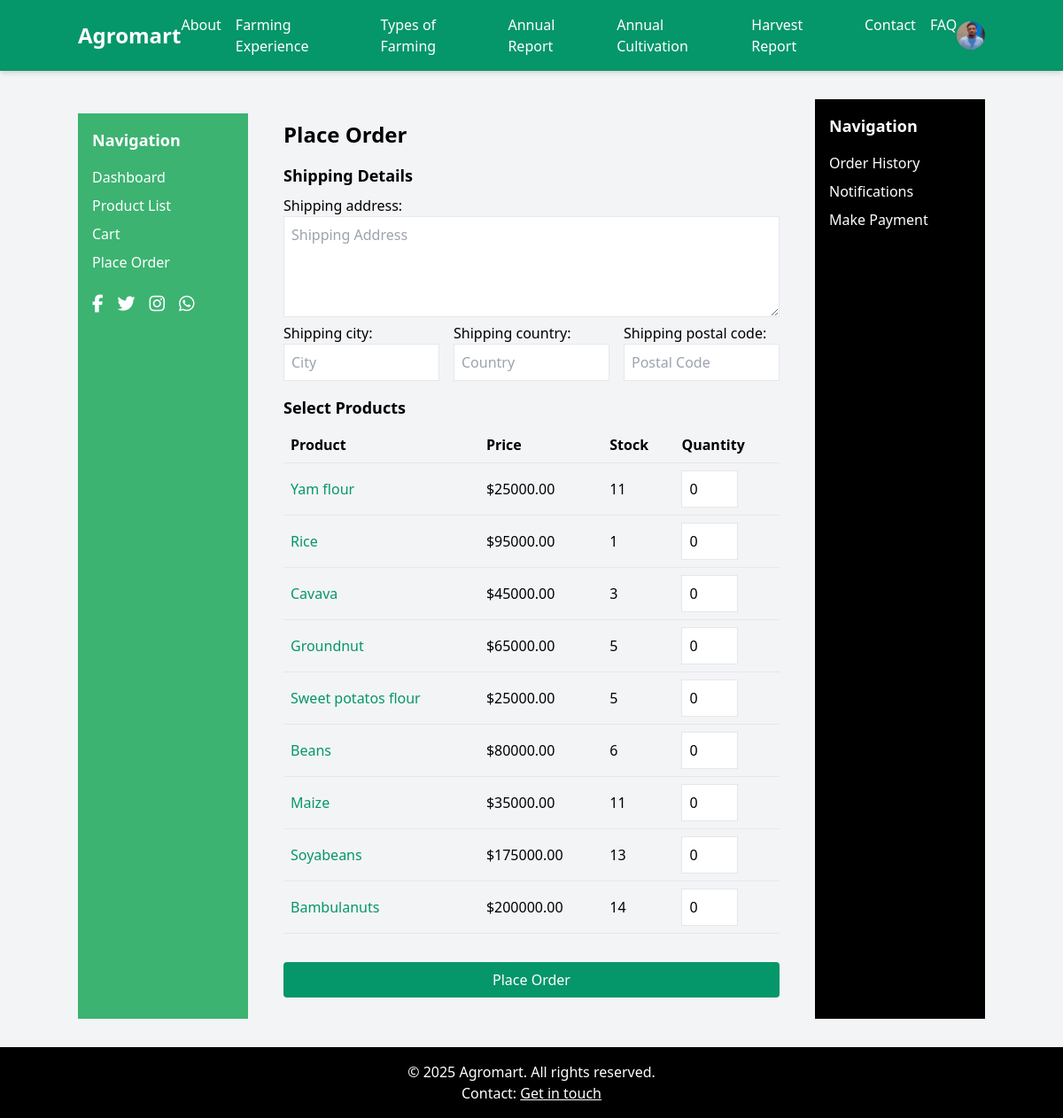
/order/ (signed in), run on the app's committed database.
### store/models.py (models this page shows, shortened)
class UserProfile(models.Model):
    user = models.OneToOneField(User, on_delete=models.CASCADE)
    phone = models.CharField(max_length=20, blank=True)
    address = models.TextField(blank=True)
    city = models.CharField(max_length=100, blank=True)
    country = models.CharField(max_length=100, blank=True)
    postal_code = models.CharField(max_length=20, blank=True)
    profile_picture = models.ImageField(upload_to='profiles/', null=True, blank=True)
    is_verified = models.BooleanField(default=False)
    preferred_currency = models.CharField(max_length=3, default='USD')
    bio = models.TextField(blank=True, null=True)
    created_at = models.DateTimeField(auto_now_add=True)

class Product(models.Model):
    category = models.ForeignKey(Category, on_delete=models.SET_NULL, null=True, related_name='products')
    name = models.CharField(max_length=200)
    description = models.TextField()
    price = models.DecimalField(max_digits=10, decimal_places=2, default=Decimal('0.00'))
    stock = models.PositiveIntegerField()
    image = models.ImageField(upload_to='products/', null=True, blank=True)
    weight = models.DecimalField(max_digits=10, decimal_places=2, null=True, blank=True)
    is_active = models.BooleanField(default=True)
    created_at = models.DateTimeField(auto_now_add=True)
    updated_at = models.DateTimeField(auto_now=True)
    class Meta:
        indexes = [
            models.Index(fields=['name', 'category']),
        ]

### store/views.py (the view, shortened to what this page needs)
# urls.py: path('order/', OrderCreateView.as_view(), name='order_create'),
class OrderCreateView(LoginRequiredMixin, FormView):
    template_name = 'store/order.html'
    form_class = OrderForm
    success_url = reverse_lazy('payment')
    def get_context_data(self, **kwargs):
        context = super().get_context_data(**kwargs)
        context['products'] = Product.objects.filter(is_active=True).select_related('category')
        return context

### store/forms.py (shortened to what this page needs)
class OrderForm(forms.ModelForm):
    class Meta:
        model = Order
        fields = ['shipping_address', 'shipping_city', 'shipping_country', 'shipping_postal_code']
        widgets = {
            'shipping_address': forms.Textarea(attrs={'class': 'border p-2 w-full', 'rows': 4, 'placeholder': 'Shipping Address'}),
            'shipping_city': forms.TextInput(attrs={'class': 'border p-2 w-full', 'placeholder': 'City'}),
            'shipping_country': forms.TextInput(attrs={'class': 'border p-2 w-full', 'placeholder': 'Country'}),
            'shipping_postal_code': forms.TextInput(attrs={'class': 'border p-2 w-full', 'placeholder': 'Postal Code'}),
        }
    def __init__(self, *args, **kwargs):
        self.user = kwargs.pop('user', None)
        super().__init__(*args, **kwargs)

### store/templates/store/order.html (shortened to what this page needs)
{% extends 'store/base.html' %}
{% load static %}
{% block content %}
<div class="card max-w-4xl mx-auto p-6">
    <h2 class="text-2xl font-semibold mb-4">Place Order</h2>
    <form method="post" class="space-y-4">
        <div class="mb-4">
            <h3 class="text-lg font-semibold mb-2">Shipping Details</h3>
            {{ form.shipping_address.label_tag }}
            {{ form.shipping_address }}
            <div class="flex space-x-4">
                <div class="w-1/3">
                    {{ form.shipping_city.label_tag }}
                    {{ form.shipping_city }}
                </div>
                <div class="w-1/3">
                    {{ form.shipping_country.label_tag }}
                    {{ form.shipping_country }}
                </div>
                <div class="w-1/3">
                    {{ form.shipping_postal_code.label_tag }}
                    {{ form.shipping_postal_code }}
                </div>
            </div>
        </div>
        <div class="mb-4">
            <h3 class="text-lg font-semibold mb-2">Select Products</h3>
            <table class="w-full mb-4 border-collapse">
                <thead>
                    <tr class="border-b bg-gray-100">
                        <th class="p-2 text-left">Product</th>
                        <th class="p-2 text-left">Price</th>
                        <th class="p-2 text-left">Stock</th>
                        <th class="p-2 text-left">Quantity</th>
                    </tr>
                </thead>
                <tbody>
                    {% for product in products %}
                        <tr class="border-b">
                            <td class="p-2">
                                <a href="{% url 'product_detail' pk=product.pk %}" class="text-green-600 hover:underline">{{ product.name }}</a>
                            </td>
                            <td class="p-2">${{ product.price|floatformat:2 }}</td>
                            <td class="p-2">{{ product.stock }}</td>
                            <td class="p-2">
                                <input type="number" name="quantity_{{ product.pk }}" min="0" max="{{ product.stock }}" value="0" class="border p-2 w-16">
                            </td>
                        </tr>
                    {% empty %}
                        <tr>
                            <td colspan="4" class="p-2 text-center">No products available.</td>
                        </tr>
                    {% endfor %}
                </tbody>
            </table>
        </div>
        <button type="submit" class="btn btn-primary w-full bg-green-600 hover:bg-green-700 text-white py-2 rounded">Place Order</button>
    </form>
</div>
{% endblock %}

### store/templates/store/base.html (shortened to what this page needs)
{% load static %}
<!DOCTYPE html>
<html lang="en">
<head>
    <link href="https://cdn.jsdelivr.net/npm/tailwindcss@2.2.19/dist/tailwind.min.css" rel="stylesheet">
    <link href="https://cdnjs.cloudflare.com/ajax/libs/font-awesome/6.4.2/css/all.min.css" rel="stylesheet">
    <link href="{% static 'css/styles.css' %}" rel="stylesheet">
</head>
<body class="bg-gray-100 font-sans flex flex-col min-h-screen">
    <nav class="bg-green-600 text-white p-4 shadow-md">
        <div class="container mx-auto flex items-center justify-between">
            <a href="{% url 'user_dashboard' %}" class="text-2xl font-bold">Agromart</a>
            <div class="flex space-x-4">
                <a href="{% url 'static_page' page='about' %}" class="hover:text-green-200">About</a>
                <a href="{% url 'static_page' page='farming_experience' %}" class="hover:text-green-200">Farming Experience</a>
                <a href="{% url 'static_page' page='types_of_farming' %}" class="hover:text-green-200">Types of Farming</a>
                <a href="{% url 'static_page' page='annual_report' %}" class="hover:text-green-200">Annual Report</a>
                <a href="{% url 'static_page' page='annual_cultivation' %}" class="hover:text-green-200">Annual Cultivation</a>
                <a href="{% url 'static_page' page='harvest_report' %}" class="hover:text-green-200">Harvest Report</a>
                <a href="{% url 'static_page' page='contact' %}" class="hover:text-green-200">Contact</a>
                <a href="{% url 'static_page' page='faq' %}" class="hover:text-green-200">FAQ</a>
            </div>
            <div class="relative group">
                {% if user.is_authenticated %}
                    <a href="{% url 'user_profile' %}">
                        {% if user.userprofile.profile_picture %}
                            <img src="{{ user.userprofile.profile_picture.url }}" alt="Profile" class="w-8 h-8 rounded-full">
                        {% else %}
                            <img src="{% static 'images/default_profile.png' %}" alt="Profile" class="w-8 h-8 rounded-full">
                        {% endif %}
                    </a>
                {% else %}
                    <a href="{% url 'login' %}" class="hover:text-green-200">Login</a>
                    <a href="{% url 'register' %}" class="hover:text-green-200 ml-2">Register</a>
                {% endif %}
            </div>
        </div>
    </nav>
    <div class="flex flex-1 container mx-auto my-8">
        <aside class="left-panel min-w-[200px] w-48 p-4 mt-4">
            <h3 class="text-lg font-semibold mb-4 text-white">Navigation</h3>
            <ul class="space-y-2">
                <li><a href="{% url 'user_dashboard' %}" class="text-white hover:underline">Dashboard</a></li>
                <li><a href="{% url 'product_list' %}" class="text-white hover:underline">Product List</a></li>
                <li><a href="{% url 'cart' %}" class="text-white hover:underline">Cart {% if user.is_authenticated and cart_items > 0 %}({{ cart_items }}){% endif %}</a></li>
                <li><a href="{% url 'order_create' %}" class="text-white hover:underline">Place Order</a></li>
            </ul>
            <div class="mt-6 flex space-x-4 social-icons">
                <a href="#" class="text-white hover:text-gray-200"><i class="fab fa-facebook-f text-xl"></i></a>
                <a href="#" class="text-white hover:text-gray-200"><i class="fab fa-twitter text-xl"></i></a>
                <a href="#" class="text-white hover:text-gray-200"><i class="fab fa-instagram text-xl"></i></a>
                <a href="#" class="text-white hover:text-gray-200"><i class="fab fa-whatsapp text-xl"></i></a>
            </div>
        </aside>
        <main class="flex-1 mx-4 overflow-y-auto max-h-screen">
            {% block content %}
            {% endblock %}
        </main>
        <aside class="right-panel min-w-[200px] w-48 p-4">
            <h3 class="text-lg font-semibold mb-4 text-white">Navigation</h3>
            <ul class="space-y-2">
                <li><a href="{% url 'order_history' %}" class="text-white hover:underline">Order History</a></li>
                <li><a href="{% url 'notifications' %}" class="text-white hover:underline">Notifications {% if user.is_authenticated and notifications.count > 0 %}({{ notifications.count }}){% endif %}</a></li>
                {% if user.is_authenticated %}
                    <li><a href="{% url 'payment' %}" class="text-white hover:underline">Make Payment</a></li>
                {% else %}
                    <li><a href="{% url 'login' %}" class="text-white hover:underline">Login</a></li>
                    <li><a href="{% url 'register' %}" class="text-white hover:underline">Register</a></li>
                {% endif %}
            </ul>
        </aside>
    </div>
    <footer class="bg-black text-white p-4 mt-auto w-full">
        <div class="container mx-auto text-center">
            <p>&copy; {% now "Y" %} Agromart. All rights reserved.</p>
            <p>Contact: <a href="{% url 'static_page' page='contact' %}" class="underline hover:text-green-200">Get in touch</a></p>
        </div>
    </footer>
</body>
</html>

### store/static/css/styles.css (style rules this page uses)
body { font-family: 'Arial', sans-serif; }
.btn { @apply px-4 py-2 rounded transition-colors; }
.btn-primary { @apply bg-green-500 text-white hover:bg-green-700; }
.card { @apply bg-white rounded-lg shadow-md p-4; }
html body div.container aside.left-panel { background-color: #3CB371 !important; @apply rounded-xl shadow-xl min-h-[200px]; }
html body div.container aside.right-panel { background-color: #000000 !important; @apply rounded-xl shadow-xl min-h-[200px]; }
.left-panel ul li a, .right-panel ul li a { @apply block bg-slate-500 text-white py-2 px-3 rounded-md hover:bg-slate-600 transition-colors; }
.left-panel h3, .right-panel h3, .right-panel li.text-sm { @apply text-white; }
.left-panel .social-icons a { @apply text-white hover:text-gray-200; }

### data on the page
Product: name "Yam flour", price "25000.00", stock "11"
Product: name "Rice", price "95000.00", stock "1"
Product: name "Cavava", price "45000.00", stock "3"
Product: name "Groundnut", price "65000.00", stock "5"
Product: name "Sweet potatos flour", price "25000.00", stock "5"
Product: name "Beans", price "80000.00", stock "6"
Product: name "Maize", price "35000.00", stock "11"
Product: name "Soyabeans", price "175000.00", stock "13"
Product: name "Bambulanuts", price "200000.00", stock "14"
